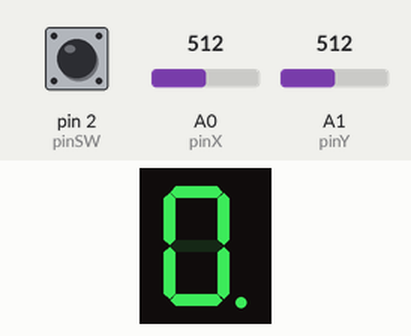
Bench run of a sketch on a simulated Arduino Uno, built with avr-gcc and run on an emulated ATmega328P. Shown: 1-digit seven-segment display. Wiring (inferred from the names in the program): 1-digit 7-segment display, segments lit when LOW: segments pin 5, pin 6, pin 7, pin 8, pin 9, pin 10, pin 11, pin 4. The test bench sets the inputs (shaded band); at power-on: A0 (pinX) = 512, pin 2 (pinSW) HIGH, A1 (pinY) = 512. The segment pins are drawn as the display they are named for.

Above: at 1.1 s.
At 1.6 s:
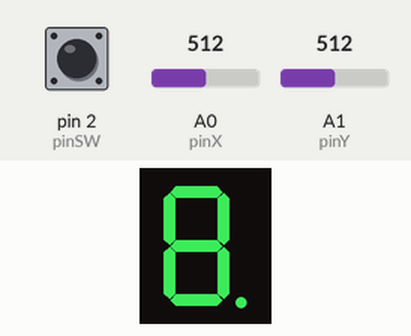
1.7 s: A0 (pinX) set to 810
At 2.4 s:
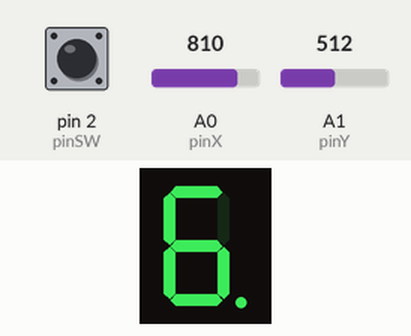
3.5 s: pin 2 (pinSW) pulled LOW for 0.15 s
Timing chart, 0 to 6.5 s (numbered marks = the images above; inputs shaded):
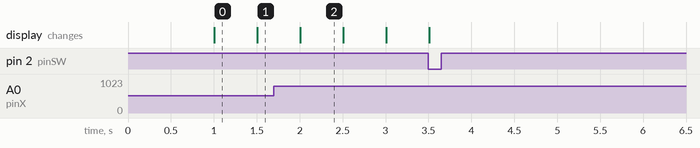

Measured:
- after the input at 1.7 s, the display: changes after 0.31 s (image 2)
- what the display in image 0 shows lasts 0.5 s, from 1.0 s to 1.5 s

The sketch:

hw3.ino
```cpp
#define A 0
#define B 1
#define C 2
#define D 3
#define E 4
#define F 5
#define G 6
#define DP 7
#define UP 0
#define DOWN 1
#define LEFT 2
#define RIGHT 3
#define NEUTRAL 5
#define STAGE_1 0
#define SEG_SIZE  8
#define MIN_TRESHHOLD 200
#define MAX_TRESHHOLD 800

// declare all the segments pins
const int pinA = 4;
const int pinB = 5;
const int pinC = 6;
const int pinD = 7;
const int pinE = 8;
const int pinF = 9;
const int pinG = 10;
const int pinDP = 11;

const int pinSW = 2; // digital pin connected to switch output
const int pinX = A0; // A0 - analog pin connected to X output
const int pinY = A1; // A1 - analog pin connected to Y output

const unsigned long blinkInterval = 500;
const unsigned long debounceInterval = 50;
const unsigned long resetTime = 2000; //time the button stays pressed for reset

int xValue = 0;
int yValue = 0;

int segments[SEG_SIZE] = {            //segment pins array
  pinA, pinB, pinC, pinD, pinE, pinF, pinG, pinDP
};

byte segLightStates[SEG_SIZE] = {   //array that save the on/off state for each LED
  LOW, LOW, LOW, LOW, LOW, LOW, LOW, LOW
};

int moveMatrix[SEG_SIZE][4] = {  //moves are in order UP, DOWN, LEFT, RIGHT
  {A, G, F, B},   //A
  {A, G, F, B},   //B
  {G, D, E, DP},   //C
  {G, D, E, C},   //D
  {G, D, E, C},   //E
  {A, G, F, B},   //F
  {A, D, G, G},   //G
  {DP, DP, C, DP},   //DP
};

byte stage = STAGE_1;
int segIndex = DP;
byte isNeutral = true;

byte blinkState = LOW;
unsigned long lastBlink = 0;

byte buttonPressed = false;
unsigned long lastPressDebounce = 0;
unsigned long lastReleaseDebounce = 0;
unsigned long pressStart = 0;
byte buttonRead = false;
byte lastButtonRead = false;
byte pressed = false;
byte released = true;

void setup() {
  for (int i = 0; i < SEG_SIZE; i++) {
    pinMode(segments[i], OUTPUT);
  }
  pinMode(pinSW, INPUT_PULLUP);

//  attachInterrupt(digitalPinToInterrupt(pinSW), buttonPress, CHANGE);
}

void loop() {
  buttonRead = digitalRead(pinSW);
  if (buttonRead != lastButtonRead)
    lastPressDebounce = millis();
  if (millis() - lastPressDebounce > debounceInterval){  //classic debounce
    if (buttonPressed == buttonRead)
      buttonPressed = !buttonRead;

    if (buttonPressed){
      if (released){    //the button should not be pressed if it was not released
        pressStart = millis();
        pressed = true;
        released = false;
      }
    }else{
      if (pressed){  //makes sure that it doesn't change state after reset
        stage = !stage;
        pressed = false;
      }
      released = true;
    }
  }
  lastButtonRead = buttonRead;

  if (stage == STAGE_1){ //first stage
    if ((millis() - pressStart > resetTime) && pressed){ //checks for long press
        pressed = false;
        for (int i = 0; i < SEG_SIZE; ++i)
          segLightStates[i] = LOW;
        segIndex = DP;
    }
    blink(blinkState, lastBlink, blinkInterval);
    segIndex = moveSegment(segIndex, isNeutral);
  }else{  //second stage
    setSegment(segIndex);
  }
  lightSegments(segIndex);
}


void lightSegments(int segmentOmit){ //lights the segments
  for (int i = 0; i < SEG_SIZE; ++i){
    if (i != segmentOmit)
      digitalWrite(segments[i], segLightStates[i]);
  }
}

void blink(byte &blinkState, unsigned long &lastBlink, unsigned long blinkInterval){ //blinks the selected segment
  if (millis() - lastBlink > blinkInterval){
    digitalWrite(segments[segIndex], blinkState);
    lastBlink = millis();
    blinkState = !blinkState;
  }
}

int moveSegment(int currentSegment, byte &wasNeutral){ //function for stage 1 joystick segment movent
  int xVal = analogRead(pinX);
  int yVal = analogRead(pinY);
  int direction = NEUTRAL;
  if (xVal > MAX_TRESHHOLD)
    direction = LEFT;
  if (xVal < MIN_TRESHHOLD)
    direction = RIGHT;
  if (yVal > MAX_TRESHHOLD)
    direction = DOWN;
  if (yVal < MIN_TRESHHOLD)
    direction = UP;

  if (direction == NEUTRAL)
    wasNeutral = true;
  else if (wasNeutral){
    wasNeutral = false;
    return moveMatrix[currentSegment][direction];
  }

  return currentSegment;
}

void setSegment(int currentSegment){ // function for stage 2 on/off switch
  int yVal = analogRead(pinY);
  if (yVal > MAX_TRESHHOLD)
    segLightStates[currentSegment] = LOW;
  if (yVal < MIN_TRESHHOLD)
    segLightStates[currentSegment] = HIGH;
  digitalWrite(segments[currentSegment], segLightStates[currentSegment]);
}

// void buttonPress(){
//   byte buttonRead = digitalRead(pinSW);
//   byte buttonOn = !buttonRead;
//   if (buttonOn){
//     if (millis() - lastPressDebounce > debounceInterval){
//       buttonPressed = true;
//       buttonReleased = false;
//       pressStart = millis();
//       Serial.println("p");
//     }
//     lastPressDebounce = millis();
//   }else{
//     if (millis() - lastReleaseDebounce > debounceInterval){
//       buttonReleased = true;
//       Serial.println("r");
//     }
//     lastReleaseDebounce = millis();
//   }
// }
```
